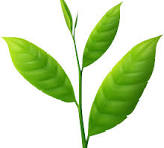
#> input picture Assignment1/image1.jfif, 164 x 148 px
$ python -i main.py   (imports and definitions only)
#> lines starting #> are read from the running program, lines starting #| are printed output that depends on the picture
#> further down, picture is the input picture: shape (148, 164, 3); mean B, G, R 180.7, 224.7, 204.8
from tkinter import *
from tkinter import filedialog, ttk
import cv2 as cv
from PIL import Image, ImageTk
import numpy as np
from tkinter.simpledialog import askstring

selected_image_path = None

# Function to retrieve screen resolution
def get_screen_resolution():
    root = Tk()
    screen_width = root.winfo_screenwidth()
    screen_height = root.winfo_screenheight()
    root.destroy()
    return screen_width, screen_height

# Function to convert OpenCV frame to PhotoImage
# [99 lines left out: functions convert_frame_to_photo, on_browse_clicked, apply_frame_filter, apply_laplacian_sharpening, ask_intensity_sketch_type, apply_intensity_level_sketch, not called in this run]

def apply_contrast_sketch(frame):
    # Convert to grayscale
    gray_frame = cv.cvtColor(frame, cv.COLOR_BGR2GRAY)
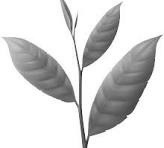
#> gray_frame: shape (148, 164); min 25, max 255, mean 213.7

    # Apply Gaussian blur to the grayscale image
    blurred_frame = cv.GaussianBlur(gray_frame, (0, 0), 3)
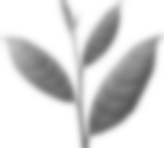
#> blurred_frame: shape (148, 164); min 89, max 255, mean 213.7

    # Apply the high-pass filter to enhance edges
    contrast_sketch = gray_frame - blurred_frame
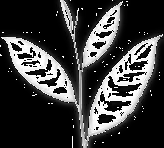
#> contrast_sketch: shape (148, 164); min 0, max 255, mean 60.6

    # Invert the image for better visualization
    contrast_sketch = 255 - contrast_sketch
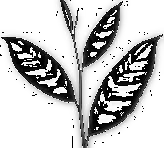
#> contrast_sketch: shape (148, 164); min 0, max 255, mean 194.4

    # Convert back to BGR for display
    contrast_sketch = cv.cvtColor(contrast_sketch, cv.COLOR_GRAY2BGR)
#> contrast_sketch: shape (148, 164, 3)

    return contrast_sketch

def apply_gamma_transformation(frame, gamma=2.0):
    return cv.pow(frame/255.0, gamma) * 255.0 if frame is not None else None

# Function to handle filter_size change event
def on_filter_size_change(event):
    global playback_filter_size
    playback_filter_size = int(filter_size_var.get())

# Function to handle filter change event
def on_filter_change(event):
    update_displayed_frame()

# Function to update displayed frame
# [13 lines left out: function update_displayed_frame, not called in this run]

# Initializing the root window
# [3 lines not run here, left out]
screen_width, screen_height = get_screen_resolution()
# [2 lines not run here, left out]

# Container for image name and browse Button
# [1 line that did not run here, left out]
# [1 line not run here, left out]

# Label that displays image name
# [1 line that did not run here, left out]
# [1 line not run here, left out]
# [1 line that did not run here, left out]
# [1 line not run here, left out]

# [4 lines left out: function resize_image, not called in this run]

# Label that displays image name
# [1 line that did not run here, left out]
# [1 line not run here, left out]
# [1 line that did not run here, left out]
# [1 line not run here, left out]

# Browse Button
# [1 line that did not run here, left out]
# [1 line not run here, left out]

# Image Display
# [1 line that did not run here, left out]
# [2 lines not run here, left out]
# [1 line that did not run here, left out]
# [1 line not run here, left out]

# image Options Panel
# [1 line that did not run here, left out]
# [1 line not run here, left out]

# Combobox for changing filter_size
filter_size_var = StringVar()

# Create a label before the Combobox
# [1 line that did not run here, left out]
# [1 line not run here, left out]

# [1 line that did not run here, left out]
# [3 lines not run here, left out]

# Combobox for changing filters
filter_var = StringVar()

# Create a label before the Combobox
# [1 line that did not run here, left out]
# [1 line not run here, left out]

# [3 lines that did not run here, left out]
# [6 lines not run here, left out]

>>> import cv2
>>> picture = cv2.imread('../Assignment1/image1.jfif')
>>> result = apply_contrast_sketch(picture)
